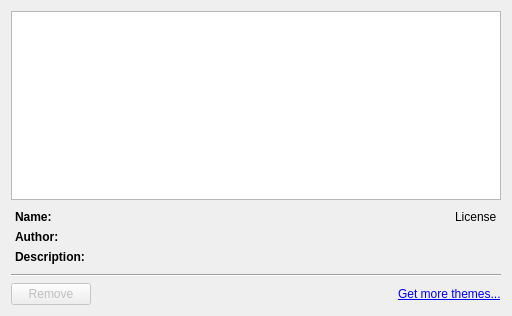
<?xml version="1.0" encoding="UTF-8"?>
<ui version="4.0">
 <class>ThemeManager</class>
 <widget class="QWidget" name="ThemeManager">
  <property name="geometry">
   <rect>
    <x>0</x>
    <y>0</y>
    <width>512</width>
    <height>316</height>
   </rect>
  </property>
  <layout class="QVBoxLayout" name="verticalLayout">
   <item>
    <widget class="QListWidget" name="listWidget">
     <property name="iconSize">
      <size>
       <width>32</width>
       <height>32</height>
      </size>
     </property>
    </widget>
   </item>
   <item>
    <widget class="QWidget" name="widget" native="true">
     <property name="sizePolicy">
      <sizepolicy hsizetype="Preferred" vsizetype="Maximum">
       <horstretch>0</horstretch>
       <verstretch>0</verstretch>
      </sizepolicy>
     </property>
     <layout class="QFormLayout" name="formLayout">
      <property name="fieldGrowthPolicy">
       <enum>QFormLayout::AllNonFixedFieldsGrow</enum>
      </property>
      <property name="leftMargin">
       <number>4</number>
      </property>
      <property name="topMargin">
       <number>4</number>
      </property>
      <property name="rightMargin">
       <number>4</number>
      </property>
      <property name="bottomMargin">
       <number>4</number>
      </property>
      <item row="0" column="0">
       <widget class="QLabel" name="label">
        <property name="text">
         <string>&lt;b&gt;Name:&lt;/b&gt;</string>
        </property>
        <property name="alignment">
         <set>Qt::AlignLeading|Qt::AlignLeft|Qt::AlignTop</set>
        </property>
       </widget>
      </item>
      <item row="1" column="0">
       <widget class="QLabel" name="label_2">
        <property name="text">
         <string>&lt;b&gt;Author:&lt;/b&gt;</string>
        </property>
        <property name="alignment">
         <set>Qt::AlignLeading|Qt::AlignLeft|Qt::AlignTop</set>
        </property>
       </widget>
      </item>
      <item row="1" column="1">
       <widget class="QLabel" name="author">
        <property name="text">
         <string/>
        </property>
        <property name="wordWrap">
         <bool>true</bool>
        </property>
        <property name="textInteractionFlags">
         <set>Qt::LinksAccessibleByMouse|Qt::TextSelectableByMouse</set>
        </property>
       </widget>
      </item>
      <item row="2" column="0">
       <widget class="QLabel" name="label_3">
        <property name="text">
         <string>&lt;b&gt;Description:&lt;/b&gt;</string>
        </property>
        <property name="alignment">
         <set>Qt::AlignLeading|Qt::AlignLeft|Qt::AlignTop</set>
        </property>
       </widget>
      </item>
      <item row="2" column="1">
       <widget class="QLabel" name="description">
        <property name="text">
         <string/>
        </property>
        <property name="wordWrap">
         <bool>true</bool>
        </property>
        <property name="textInteractionFlags">
         <set>Qt::LinksAccessibleByMouse|Qt::TextSelectableByMouse</set>
        </property>
       </widget>
      </item>
      <item row="0" column="1">
       <layout class="QHBoxLayout" name="horizontalLayout">
        <item>
         <widget class="QLabel" name="name">
          <property name="text">
           <string/>
          </property>
          <property name="textInteractionFlags">
           <set>Qt::LinksAccessibleByMouse|Qt::TextSelectableByMouse</set>
          </property>
         </widget>
        </item>
        <item>
         <widget class="ClickableLabel" name="license">
          <property name="sizePolicy">
           <sizepolicy hsizetype="Fixed" vsizetype="Preferred">
            <horstretch>0</horstretch>
            <verstretch>0</verstretch>
           </sizepolicy>
          </property>
          <property name="cursor">
           <cursorShape>PointingHandCursor</cursorShape>
          </property>
          <property name="text">
           <string>License</string>
          </property>
          <property name="html-link-look" stdset="0">
           <bool>true</bool>
          </property>
         </widget>
        </item>
       </layout>
      </item>
     </layout>
    </widget>
   </item>
   <item>
    <widget class="Line" name="line">
     <property name="orientation">
      <enum>Qt::Horizontal</enum>
     </property>
    </widget>
   </item>
   <item>
    <layout class="QHBoxLayout" name="horizontalLayout_2">
     <item>
      <widget class="QPushButton" name="remove">
       <property name="enabled">
        <bool>false</bool>
       </property>
       <property name="text">
        <string>Remove</string>
       </property>
      </widget>
     </item>
     <item>
      <spacer name="horizontalSpacer">
       <property name="orientation">
        <enum>Qt::Horizontal</enum>
       </property>
       <property name="sizeHint" stdset="0">
        <size>
         <width>40</width>
         <height>20</height>
        </size>
       </property>
      </spacer>
     </item>
     <item>
      <widget class="QLabel" name="label_4">
       <property name="text">
        <string>&lt;a href=&quot;https://github.com/veex-tools/veex-browser&quot;&gt;Get more themes...&lt;/a&gt;</string>
       </property>
       <property name="openExternalLinks">
        <bool>true</bool>
       </property>
      </widget>
     </item>
    </layout>
   </item>
  </layout>
 </widget>
 <customwidgets>
  <customwidget>
   <class>ClickableLabel</class>
   <extends>QLabel</extends>
   <header>clickablelabel.h</header>
  </customwidget>
 </customwidgets>
 <resources/>
 <connections/>
</ui>
